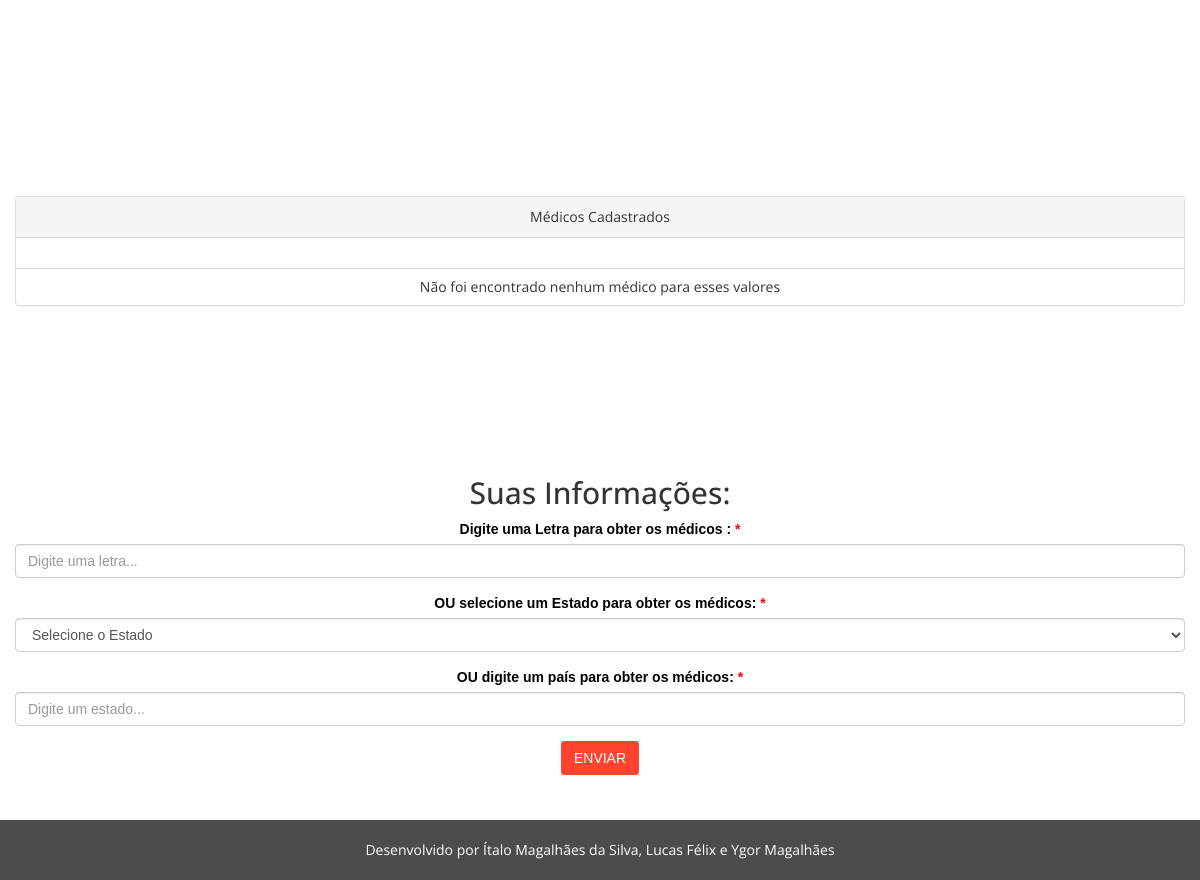
Before: /app/views/presidente/relatoriosMedicos.php with the older database file.
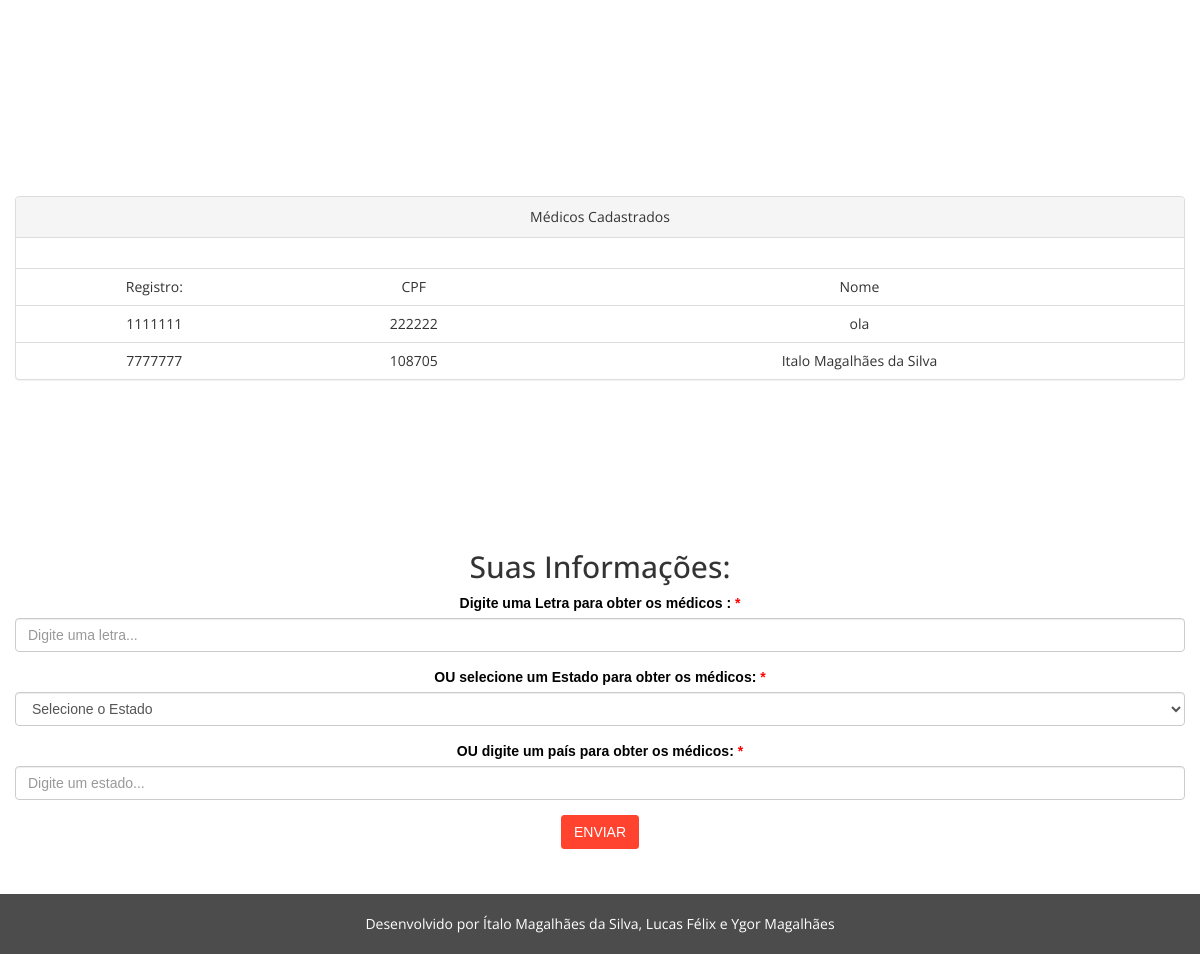
After: the same page with the newer database file.
### tables this page shows
CREATE TABLE `Medico` (
  `registro` int(11) NOT NULL,
  `cpf` bigint(11) DEFAULT NULL,
  `nome` varchar(45) DEFAULT NULL,
  `dataNasc` date DEFAULT NULL,
  `Endereco_idPessoa` int(11) DEFAULT NULL
);

### app/conexao.php (called while the page is built, shortened)
<?php
function conectar(){
	$bd = "bd_hospital";
}
function executar($sql_code){
	return mysql_query($sql_code);
}
?>

### app/views/presidente/relatoriosMedicos.php (the view, shortened to what the changed rows need)
<!DOCTYPE html>
<html lang="pt-Br">
    <head>
        <link href="/HospitalarX/bootstrap/css/bootstrap.min.css" rel="stylesheet">
        <link href="/HospitalarX/css/font-awesome.min.css" rel="stylesheet">
        <link href="/HospitalarX/css/animate.css" rel="stylesheet">
        <link href="/HospitalarX/css/style.css" rel="stylesheet">
         <link rel="stylesheet" href="https://formden.com/static/cdn/bootstrap-iso.css" />
    </head>
    <body>
        <section id="logo-section" class="text-center">
            <div class="container">
                <div class="row">
                    <div class="col-md-12">
                        <div class="logo text-center">
                            <h1>Relatório sobre  Médicos</h1>
                        </div>
                    </div>
                </div>
            </div>
        </section>
        <div class="mainbody-section text-center">
            <div class="container">
                <div class="row">
<div class="mainbody-section text-center bootstrap-iso">
    <div class="container">
        <div class="row">
   <div class="panel panel-default">
                      <?php
                              include ("../../conexao.php");
                              $sql_code = "SELECT * FROM Medico";
                              if(isset($_POST['enviar'])){
                                if(strlen(utf8_decode($_POST['letraInicial'])) >  0){
                                    $sql_code = "SELECT * FROM Medico WHERE nome LIKE '".$_POST['letraInicial']."%'";
                                  }else  if(strlen(utf8_decode($_POST['obterEstado'])) >  0){
                                  $sql_code = "SELECT * FROM Endereco as e
                                      INNER JOIN Medico as m
                                      ON m.Endereco_idPessoa = e.idPessoa
                                      WHERE e.estado = '".$_POST['obterEstado']."'";
                                  }else  if(strlen(utf8_decode($_POST['obterPais'])) >  0){
                                     $sql_code = "SELECT * FROM Endereco as e
                                      INNER JOIN Medico as m
                                      ON m.Endereco_idPessoa = e.idPessoa
                                      WHERE e.pais = '".$_POST['obterPais']."'";
                                  } else {
                                    $sql_code = "SELECT * FROM Medico";
                                  }
                              } else {
                                $sql_code = "SELECT * FROM Medico";
                              }
                              $result = executar($sql_code);
                                echo "<table class='table'>";
                              if(mysql_num_rows($result) != 0){
                                echo "<tr><td> Registro: </td> <td> CPF </td> <td> Nome </tr>";
                                while($exibe =  mysql_fetch_array($result, MYSQL_ASSOC)){
                                  echo "<tr><td>".$exibe["registro"]."</td>";
                                  echo "<td>".$exibe["cpf"]."</td>";
                                  echo "<td>".$exibe["nome"]."</td></tr>";
                                }
                            } else {
                              echo "<tr><td> Não foi encontrado nenhum médico para esses valores</td><tr>";
                            }
                            echo "</table> </div>  ";
?>
</div></div> </div></div></div>
       <div class="mainbody-section text-center">
            <div class="container">
                <div class="row">
 <div class="mainbody-section text-center bootstrap-iso">
    <div class="container">
        <div class="row">
            <div class="col-md-12 col-sm-6 col-xs-12">
                            <h2>Suas Informações:</h2>
            </div>
        </div>
    </div>
</div>
                </div>
            </div>
        </div>
    </body>
</html>

Changed rows visible on the page:
added medico: registro "1111111", cpf "222222", nome "ola"
added medico: registro "7777777", cpf "108705", nome "Italo Magalhães da Silva"
Other visible differences:
text no longer shown: "Não foi encontrado nenhum médico para esses valores"
text now shown: "Registro: CPF Nome"
